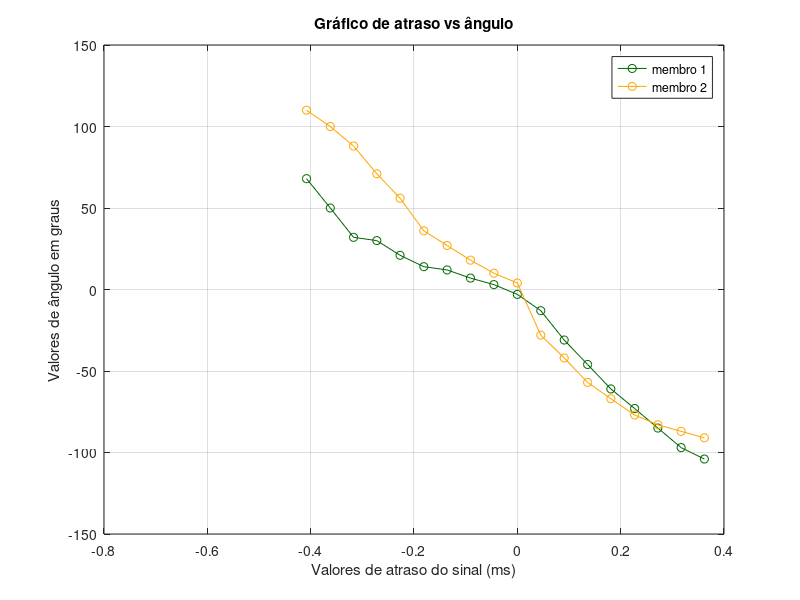
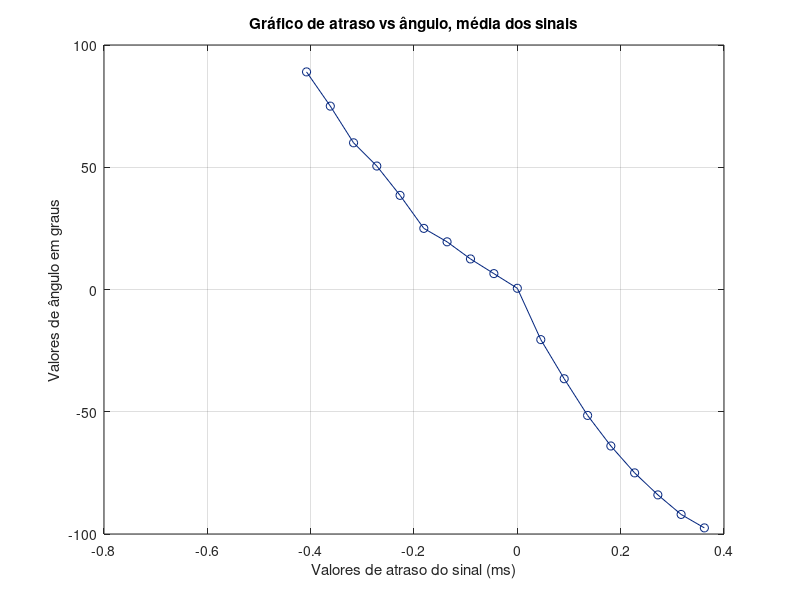

These figures' MATLAB source, in order:
close all
clear all
clc

dark_green = 1/255 * [0,100,0];
dark_blue = 1/255 * [3,37,126];
dark_orange = 1/255 * [255, 165, 0];
darl_purple = 1/255 * [153, 51, 153];


x = [-4.08e-4, -3.62e-4, -3.17e-4, -2.72e-4, -2.27e-4, -1.81e-4, -1.36e-4, -9.07e-5, -4.54e-5, 0, 4.54e-5, 9.07e-5, 1.36e-4, 1.81e-4, 2.27e-4, 2.72e-4, 3.17e-4, 3.62e-4];
y1 = [348, 330, 312, 310, 301, 294, 292, 287, 283, 277, 267, 249, 234, 219, 207, 195, 183, 176] - 280 ;
y2 = [380, 370, 358, 341, 326, 306, 297, 288, 280, 274, 242, 228, 213, 203, 193, 187, 183, 179] - 270;


figure(1); plot(x * 10^3, y1, 'o-', 'color', dark_green); hold on; plot (x * 10^3, y2, '-o', 'color', dark_orange); hold off;

xlabel('Valores de atraso do sinal (ms)');
ylabel('Valores de ângulo em graus');
title('Gráfico de atraso vs ângulo');
legend('membro 1', 'membro 2');
grid on;

figure(2); plot(x*10^3, (y1+y2)/2, '-o', 'Color', dark_blue); grid on; 

xlabel('Valores de atraso do sinal (ms)');
ylabel('Valores de ângulo em graus');
title('Gráfico de atraso vs ângulo, média dos sinais');

